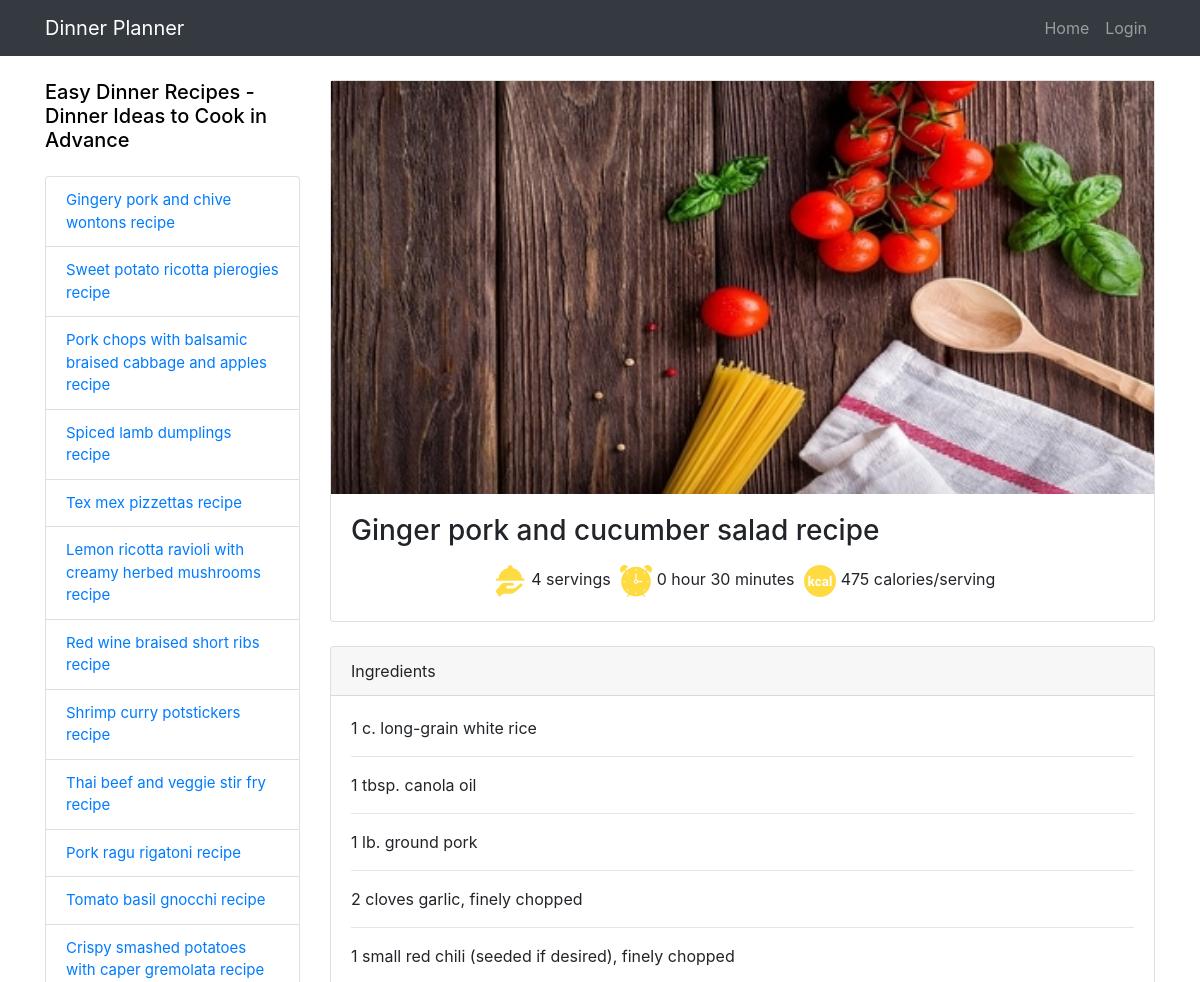
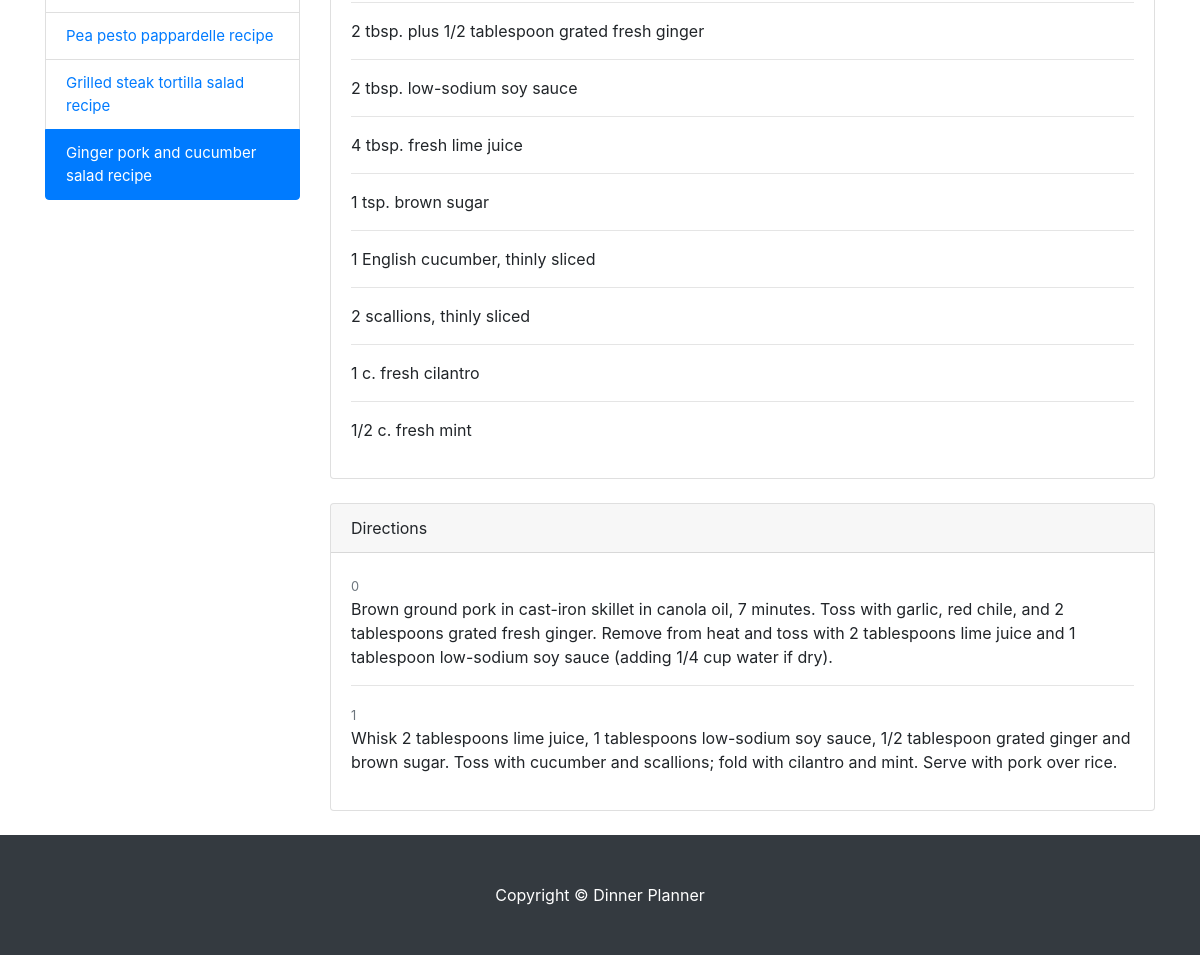
The page /recipes/5/63/ on the database its author committed (2 pictures, top to bottom).
### database_setup.py (models this page shows, shortened)
class Category(Base):
    __tablename__ = 'category'
    id = Column(Integer, primary_key=True)
    name = Column(String(80), nullable=False)
    user_id = Column(Integer, ForeignKey('user.id'))
    user = relationship(User)
    menu = relationship(Menu, cascade="save-update, merge, delete")

class Menu(Base):
    __tablename__ = 'menu'
    id = Column(Integer, primary_key=True)
    name = Column(String(80), nullable=False)
    picture = Column(String(250))
    servings = Column(Integer)
    calories = Column(Integer)
    hour = Column(Integer)
    minute = Column(Integer)
    category_id = Column(Integer, ForeignKey('category.id', ondelete='CASCADE'))
    user_id = Column(Integer, ForeignKey('user.id'))
    user = relationship(User)
    ingredients = relationship(Ingredient, cascade="save-update, merge, delete")
    directions = relationship(Direction, cascade="save-update, merge, delete")
    weeklyplan = relationship(WeeklyPlan, cascade="save-update, merge, delete")

class Ingredient(Base):
    __tablename__ = 'ingredient'
    id = Column(Integer, primary_key=True)
    amount = Column(String(50))
    description = Column(String(80))
    menu_id = Column(Integer, ForeignKey('menu.id'))

class Direction(Base):
    __tablename__ = 'direction'
    id = Column(Integer, primary_key=True)
    direction = Column(String(350))
    menu_id = Column(Integer, ForeignKey('menu.id'))

### webserver.py (the view, shortened to what this page needs)
@app.route('/recipes/<int:category_id>/<int:menu_id>/')
def menuDetails(category_id, menu_id):
    item = session.query(Menu).filter_by(id=menu_id).one()
    menus = session.query(Menu).filter_by(category_id=category_id).all()
    ingredients = session.query(Ingredient).filter_by(menu_id=item.id).first()
    directions = session.query(Direction).filter_by(menu_id=item.id).first()
    creator = getUserInfo(item.user_id)
    category = session.query(Category).filter_by(id=item.category_id).one()
    if directions is not None:
        directions = session.query(Direction).filter_by(menu_id=item.id).all()
    else:
        directions = []
    if ingredients is not None:
        ingredients = session.query(Ingredient)\
            .filter_by(menu_id=item.id).all()
    else:
        ingredients = []
    if creator.id == login_session.get('user_id'):
        return render_template('menuDetails.html',
                               category=category,
                               menus=menus, item=item,
                               ingredients=ingredients,
                               directions=directions,
                               user=login_session)
    else:
        return render_template('publicMenuDetails.html',
                               category=category,
                               menus=menus,
                               item=item,
                               ingredients=ingredients,
                               directions=directions,
                               user=login_session)

### webserver.py (called while the page is built)
@app.before_request
def make_session_permanent():
    login_session.permanent = True
    app.permanent_session_lifetime = timedelta(minutes=5)

def getUserInfo(user_id):
    user = session.query(User).filter_by(id=user_id).one()
    return user

### templates/publicMenuDetails.html (shortened to what this page needs)
<!DOCTYPE html>
<html lang="en">
  <head>
    <link href="/static/bootstrap/vendor/bootstrap/css/bootstrap.min.css" rel="stylesheet">
    <link href="/static/bootstrap/css/custom-details.css" rel="stylesheet">
  </head>
  <body>
    <nav class="navbar navbar-expand-lg navbar-dark bg-dark fixed-top">
      <div class="container">
        <a class="navbar-brand" href="{{url_for('recipeList')}}">Dinner Planner</a>
        <div class="collapse navbar-collapse" id="navbarResponsive">
          <ul class="navbar-nav ml-auto">
            <li class="nav-item">
              <a class="nav-link" href="{{url_for('recipeList')}}">Home
              </a>
            <li class="nav-item">
              <a class="nav-link" href="{{url_for('showLogin')}}">Login</a>
            </li>
          </ul>
        </div>
		 </div>
    </nav>
    <div class="container">
      <div class="row">
        <div class="col-lg-3">
          <h5 class="my-4"><a href="{{url_for('menuList', category_id=category.id)}}">{{category.name}}</a></h5>
          <div class="list-group">
            {% for menu in menus %}
              {% if menu.name == item.name %}
            <a href="{{url_for('menuDetails', category_id=menu.category_id, menu_id=menu.id)}}" class="list-group-item active">{{item.name}}</a>
              {% else %}
            <a href="{{url_for('menuDetails', category_id=menu.category_id, menu_id=menu.id)}}" class="list-group-item">{{menu.name}}</a>
              {% endif %}
            {% endfor %}
          </div>
        </div>
        <div class="col-lg-9">
          <div class="card mt-4">
            <img src="{{item.picture}}" onError="this.onerror=null;this.src='/static/images/food_image_alt.jpg';">
            <div class="card-body">
              <h3 class="card-title">{{item.name}}</h3>
              <p class="card-text">
                {% if item.servings: %}
              <span><img src="/static/images/servings.png">{{item.servings}} servings</span>
                {% endif%}
                {% if item.minute: %}
              <span><img src="/static/images/time.png">{{item.hour}} hour {{item.minute}} minutes</span>
                {% endif%}
                {% if item.calories: %}
              <span><img src="/static/images/calories.png">{{item.calories}} calories/serving</span>
                {% endif %}
              </p>
            </div>
          </div>
          <div class="card card-outline-secondary my-4">
            <div class="card-header">
              Ingredients
            </div>
            <div class="card-body">
              	{% for ingredient in ingredients %}
                    {% if ingredient.amount %}
                    <p>{{ingredient.amount}} {{ingredient.description}}</p>
                    {% else %}
                    <p>{{ingredient.description}}</p>
                    {% endif %}
                    {% if ingredients|length != loop.index %}
                    <hr>
                    {% endif %}
	            {% endfor %}
            </div>
          </div>
          <div class="card card-outline-secondary my-4">
            <div class="card-header">
              Directions
            </div>
            <div class="card-body">
              {% for direction in directions %}
				{% if direction.direction|length > 0 %}
                <small class="text-muted">{{loop.index0}}</small>
                <p>{{direction.direction}}</p>
                {% if directions|length != loop.index %}
                    <hr>
                {% endif %}
				{% endif %}
              {% endfor %}
            </div>
          </div>
        </div>
      </div>
    </div>
    <footer class="py-5 bg-dark">
      <div class="container">
        <p class="m-0 text-center text-white">Copyright &copy; Dinner Planner</p>
      </div>
    </footer>
  </body>
</html>

### rows shown on the page
Category: name "Easy Dinner Recipes - Dinner Ideas to Cook in Advance"
Menu: name "Gingery pork and chive wontons recipe"
Menu: name "Sweet potato ricotta pierogies recipe"
Menu: name "Pork chops with balsamic braised cabbage and apples recipe"
Menu: name "Spiced lamb dumplings recipe"
Menu: name "Tex mex pizzettas recipe"
Menu: name "Lemon ricotta ravioli with creamy herbed mushrooms recipe"
Menu: name "Red wine braised short ribs recipe"
Menu: name "Shrimp curry potstickers recipe"
Menu: name "Thai beef and veggie stir fry recipe"
Menu: name "Pork ragu rigatoni recipe"
Menu: name "Tomato basil gnocchi recipe"
Menu: name "Crispy smashed potatoes with caper gremolata recipe"
Menu: name "Pea pesto pappardelle recipe"
Menu: name "Grilled steak tortilla salad recipe"
Menu: name "Ginger pork and cucumber salad recipe", servings "4", hour "0", minute "30", calories "475"
Ingredient: amount "1 c.", description "long-grain white rice"
Ingredient: amount "1 tbsp.", description "canola oil"
Ingredient: amount "1 lb.", description "ground pork"
Ingredient: amount "2", description "cloves garlic, finely chopped"
Ingredient: amount "1", description "small red chili (seeded if desired), finely chopped"
Ingredient: amount "2 tbsp.", description "plus 1/2 tablespoon grated fresh ginger"
Ingredient: amount "2 tbsp.", description "low-sodium soy sauce"
Ingredient: amount "4 tbsp.", description "fresh lime juice"
Ingredient: amount "1 tsp.", description "brown sugar"
Ingredient: amount "1", description "English cucumber, thinly sliced"
Ingredient: amount "2", description "scallions, thinly sliced"
Ingredient: amount "1 c.", description "fresh cilantro"
Ingredient: amount "1/2 c.", description "fresh mint"
Direction: direction "Brown ground pork in cast-iron skillet in canola oil, 7 minutes. Toss with garlic, red chile, and 2 tablespoons grated fresh ginger. Remove from heat and toss with 2 tablespoons lime juice and 1 tablespoon low-sodium soy sauce (adding 1/4 cup water if dry)."
Direction: direction "Whisk 2 tablespoons lime juice, 1 tablespoons low-sodium soy sauce, 1/2 tablespoon grated ginger and brown sugar. Toss with cucumber and scallions; fold with cilantro and mint. Serve with pork over rice."
